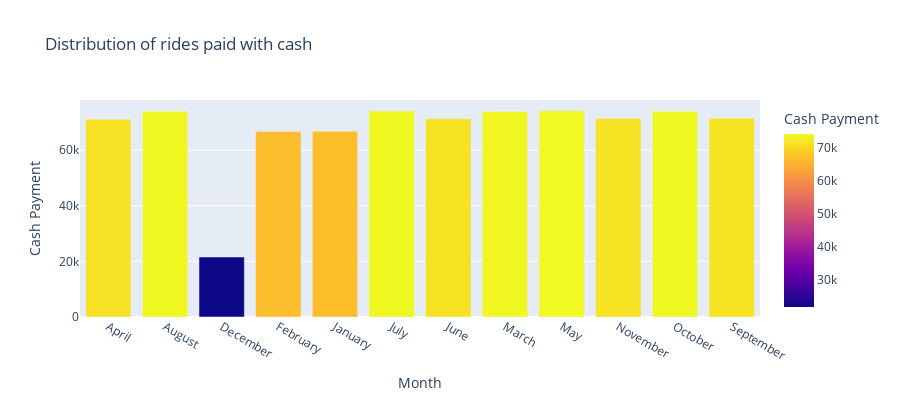

Write notebook code for a chart like this one.
### Code cell
fig = px.bar(paid_with_cash(df_2009), x='pickup_datetime_month', y='payment_type_Count', color='payment_type_Count',
             labels={'payment_type_Count':'Cash Payment','pickup_datetime_month':'Month' }, height=400,
             title="Distribution of rides paid with cash 2009")
fig.show()

### Figure 1 — Plotly figure (JSON) as saved in the notebook; plotly's stock layout.template omitted (floating-point values rounded to 4 significant figures)
{"data": [{"alignmentgroup": "True", "hovertemplate": "Month=%{x}<br>Cash Payment=%{marker.color}<extra></extra>", "legendgroup": "", "marker": {"color": [71142, 74021, 21583, 66680, 66824, 74076, 71342, 73948, 74151, 71424, 74011, 71511], "coloraxis": "coloraxis"}, "name": "", "offsetgroup": "", "orientation": "v", "showlegend": false, "textposition": "auto", "type": "bar", "x": ["April", "August", "December", "February", "January", "July", "June", "March", "May", "November", "October", "September"], "xaxis": "x", "y": [71142, 74021, 21583, 66680, 66824, 74076, 71342, 73948, 74151, 71424, 74011, 71511], "yaxis": "y"}], "layout": {"barmode": "relative", "coloraxis": {"colorbar": {"title": {"text": "Cash Payment"}}, "colorscale": [[0, "#0d0887"], [0.1111, "#46039f"], [0.2222, "#7201a8"], [0.3333, "#9c179e"], [0.4444, "#bd3786"], [0.5556, "#d8576b"], [0.6667, "#ed7953"], [0.7778, "#fb9f3a"], [0.8889, "#fdca26"], [1, "#f0f921"]]}, "height": 400, "legend": {"tracegroupgap": 0}, "title": {"text": "Distribution of rides paid with cash"}, "xaxis": {"anchor": "y", "domain": [0, 1], "title": {"text": "Month"}}, "yaxis": {"anchor": "x", "domain": [0, 1], "title": {"text": "Cash Payment"}}}}
